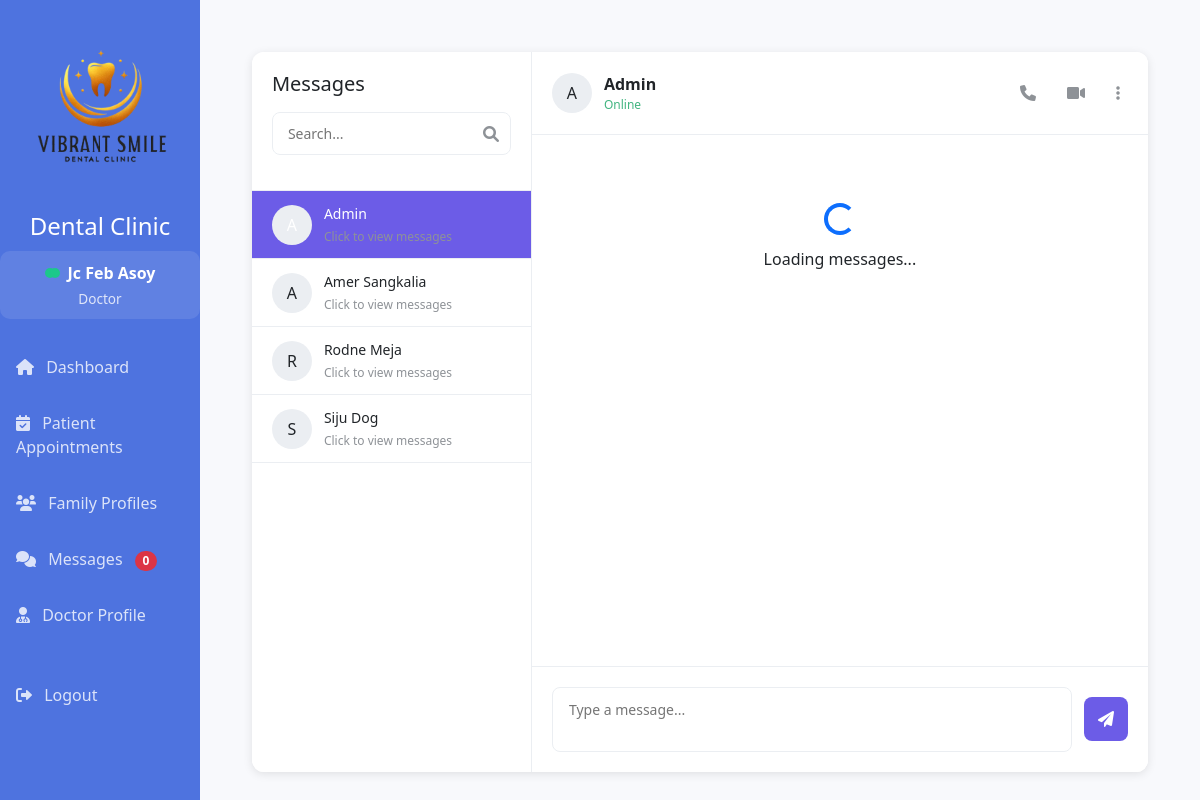
The app's page /doctor_messaging.php (signed in) with its own data.
### tables this page shows
CREATE TABLE `users` (
  `id` int(11) NOT NULL,
  `username` varchar(50) NOT NULL,
  `password` varchar(255) NOT NULL,
  `role` enum('admin','doctor','patient') NOT NULL,
  `email` varchar(100) NOT NULL,
  `first_name` varchar(50) NOT NULL DEFAULT '',
  `middle_name` varchar(50) NOT NULL DEFAULT '',
  `last_name` varchar(50) NOT NULL DEFAULT '',
  `phone` varchar(20) DEFAULT NULL,
  `created_at` timestamp NOT NULL DEFAULT current_timestamp(),
  `updated_at` timestamp NOT NULL DEFAULT current_timestamp() ON UPDATE current_timestamp(),
  `active` tinyint(1) DEFAULT 1,
  `email_verified` tinyint(1) DEFAULT 0,
  `profile_picture` varchar(255) DEFAULT NULL
);

CREATE TABLE `patients` (
  `id` int(11) NOT NULL,
  `user_id` int(11) NOT NULL,
  `date_of_birth` date DEFAULT NULL,
  `age` int(11) DEFAULT NULL,
  `gender` enum('male','female') NOT NULL,
  `address` varchar(255) DEFAULT NULL,
  `region` varchar(50) DEFAULT NULL,
  `city` varchar(100) DEFAULT NULL,
  `barangay` varchar(100) DEFAULT NULL,
  `zipcode` varchar(10) DEFAULT NULL,
  `family_code` varchar(10) DEFAULT NULL,
  `family_role` varchar(50) DEFAULT NULL,
  `is_minor` tinyint(1) DEFAULT 0,
  `guardian_name` varchar(100) DEFAULT NULL,
  `guardian_relationship` varchar(50) DEFAULT NULL,
  `guardian_phone` varchar(20) DEFAULT NULL,
  `guardian_email` varchar(100) DEFAULT NULL,
  `guardian_consent` tinyint(1) DEFAULT 0,
  `created_at` timestamp NOT NULL DEFAULT current_timestamp(),
  `updated_at` timestamp NOT NULL DEFAULT current_timestamp() ON UPDATE current_timestamp()
);

### doctor_messaging.php (the view, shortened to what this page needs)
<?php
require_once "config/database.php";
$patients_sql = "SELECT p.id as patient_id, p.user_id, CONCAT(u.first_name, ' ', u.last_name) as patient_name
                 FROM patients p
                 JOIN users u ON p.user_id = u.id
                 WHERE u.active = 1
                 ORDER BY patient_name";
$stmt = mysqli_prepare($conn, $patients_sql);
if (!$stmt) {
    error_log("Error preparing patients query: " . mysqli_error($conn));
    $patients = [];
} else {
    if (mysqli_stmt_execute($stmt)) {
        $result = mysqli_stmt_get_result($stmt);
        $patients = mysqli_fetch_all($result, MYSQLI_ASSOC);
    } else {
        error_log("Error executing patients query: " . mysqli_stmt_error($stmt));
        $patients = [];
    }
}
?>
<?php include "includes/header.php"; ?>
<div class="container-fluid p-0">
    <div class="chat-container">
        <div class="chat-list">
            <div class="chat-list-header">
                <h5 class="mb-3">Messages</h5>
                <div class="chat-list-search">
                    <input type="text" placeholder="Search..." />
                    <i class="fas fa-search"></i>
                </div>
            </div>
            <div class="chat-item active" data-role="admin" data-id="1">
                <div class="chat-item-avatar">A</div>
                <div class="chat-item-info">
                    <div class="chat-item-name">Admin</div>
                    <div class="chat-item-preview">Click to view messages</div>
                </div>
            </div>
            <?php foreach($patients as $patient): ?>
            <div class="chat-item" data-role="patient" data-id="<?php echo $patient['user_id']; ?>">
                <div class="chat-item-avatar"><?php echo substr($patient['patient_name'], 0, 1); ?></div>
                <div class="chat-item-info">
                    <div class="chat-item-name"><?php echo htmlspecialchars($patient['patient_name']); ?></div>
                    <div class="chat-item-preview">Click to view messages</div>
                </div>
            </div>
            <?php endforeach; ?>
        </div>
        <div class="chat-main">
            <div class="chat-header">
                <div class="chat-header-info">
                    <div class="chat-header-avatar">A</div>
                    <div>
                        <div class="chat-header-name">Admin</div>
                        <div class="chat-header-status">Online</div>
                    </div>
                </div>
                <div class="chat-header-actions">
                    <button><i class="fas fa-phone"></i></button>
                    <button><i class="fas fa-video"></i></button>
                    <button><i class="fas fa-ellipsis-v"></i></button>
                </div>
            </div>
            <div id="messagesContainer" class="messages-container">
                <div class="text-center py-5">
                    <div class="spinner-border text-primary" role="status">
                    </div>
                    <p class="mt-2">Loading messages...</p>
                </div>
            </div>
            <div class="message-input-container">
                <form id="messageForm" class="message-form">
                    <textarea class="message-input" id="messageText" name="message" placeholder="Type a message..." required></textarea>
                    <button type="submit" class="send-button">
                        <i class="fas fa-paper-plane"></i>
                    </button>
                </form>
            </div>
        </div>
    </div>
</div>
<?php include "includes/footer.php"; ?>

### includes/header.php (shortened to what this page needs)
<?php
require_once __DIR__ . "/../config/database.php";
?>
<!DOCTYPE html>
<html lang="en">
<head>
    <link href="https://cdn.jsdelivr.net/npm/bootstrap@5.1.3/dist/css/bootstrap.min.css" rel="stylesheet">
    <link href="https://cdnjs.cloudflare.com/ajax/libs/font-awesome/6.0.0/css/all.min.css" rel="stylesheet">
    <link href='https://cdnjs.cloudflare.com/ajax/libs/fullcalendar/3.10.2/fullcalendar.min.css' rel='stylesheet' />
</head>
<body>
    <div class="container-fluid">
        <div class="row">
            <div class="col-md-3 col-lg-2 px-0 sidebar">
                <div class="text-center mb-4">
                    <img src="assets/images/logo_vibrant.png" alt="Dental Clinic Logo" class="img-fluid mb-3" style="max-width: 180px; height: auto;">
                    <h4 class="text-white">Dental Clinic</h4>
                    <?php if(isset($_SESSION["role"])): ?>
                    <div class="user-status-container">
                        <div class="d-flex align-items-center justify-content-center">
                            <div class="online-indicator"></div>
                            <span class="user-fullname">
                                <?php
                                $user_id = $_SESSION['id'];
                                $sql = "SELECT first_name, last_name FROM users WHERE id = ?";
                                $stmt = mysqli_prepare($conn, $sql);
                                mysqli_stmt_bind_param($stmt, "i", $user_id);
                                mysqli_stmt_execute($stmt);
                                $result = mysqli_stmt_get_result($stmt);
                                $user = mysqli_fetch_assoc($result);
                                if($user) {
                                    echo htmlspecialchars($user['first_name'] . " " . $user['last_name']);
                                } else {
                                    echo "User";
                                }
                                ?>
                            </span>
                        </div>
                        <div class="user-role"><?php echo ucfirst($_SESSION["role"]); ?></div>
                    </div>
                    <?php endif; ?>
                </div>
                <ul class="nav flex-column">
                    <li class="nav-item">
                        <a class="nav-link <?php echo isset($current_page) && $current_page === 'dashboard' ? 'active' : ''; ?>" href="./dashboard.php">
                            <i class="fas fa-home me-2"></i> Dashboard
                        </a>
                    </li>
                    <?php if($_SESSION["role"] == "patient"): ?>
                    <li class="nav-item">
                        <a class="nav-link <?php echo isset($current_page) && $current_page === 'appointments' ? 'active' : ''; ?>" href="./appointments.php">
                            <i class="fas fa-calendar-alt me-2"></i> My Appointments
                        </a>
                    </li>
                    <li class="nav-item">
                        <a class="nav-link <?php echo isset($current_page) && $current_page === 'patient_medical_history' ? 'active' : ''; ?>" href="./patient_medical_history.php">
                            <i class="fas fa-notes-medical me-2"></i> Medical History
                        </a>
                    </li>
                    <li class="nav-item">
                        <a class="nav-link <?php echo isset($current_page) && $current_page === 'family_profile' ? 'active' : ''; ?>" href="./family_profile.php">
                            <i class="fas fa-users me-2"></i> Family Profile
                        </a>
                    </li>
                    <li class="nav-item">
                        <a class="nav-link <?php echo isset($current_page) && $current_page === 'messaging' ? 'active' : ''; ?>" href="./messaging.php">
                            <i class="fas fa-comments me-2"></i> Messages
                            <span class="badge bg-danger rounded-pill ms-2" id="unreadMessagesCount">0</span>
                        </a>
                    </li>
                    <li class="nav-item">
                        <a class="nav-link <?php echo isset($current_page) && $current_page === 'profile' ? 'active' : ''; ?>" href="./profile.php">
                            <i class="fas fa-user me-2"></i> My Profile
                        </a>
                    </li>
                    <?php elseif($_SESSION["role"] == "doctor"): ?>
                    <li class="nav-item">
                        <a class="nav-link <?php echo isset($current_page) && $current_page === 'appointments' ? 'active' : ''; ?>" href="./appointments.php">
                            <i class="fas fa-calendar-check me-2"></i> Patient Appointments
                        </a>
                    </li>
                    <li class="nav-item">
                        <a class="nav-link <?php echo isset($current_page) && $current_page === 'family_profiles' ? 'active' : ''; ?>" href="./family_profiles.php">
                            <i class="fas fa-users me-2"></i> Family Profiles
                        </a>
                    </li>
                    <li class="nav-item">
                        <a class="nav-link" href="./doctor_messaging.php">
                            <i class="fas fa-comments me-2"></i> Messages
                            <span class="badge bg-danger rounded-pill ms-2" id="unreadMessagesCount">0</span>
                        </a>
                    </li>
                    <li class="nav-item">
                        <a class="nav-link <?php echo isset($current_page) && $current_page === 'profile' ? 'active' : ''; ?>" href="./profile.php">
                            <i class="fas fa-user-md me-2"></i> Doctor Profile
                        </a>
                    </li>
                    <?php endif; ?>
                    <li class="nav-item mt-4">
                        <a class="nav-link" href="logout.php">
                            <i class="fas fa-sign-out-alt me-2"></i> Logout
                        </a>
                    </li>
                </ul>
            </div>
            <div class="col-md-9 col-lg-10 main-content">

### includes/header.php (style rules this page uses)
body { background: #f8f9fc; }
.sidebar { min-height: 100vh; background: #4e73df; color: white; padding: 1rem; position: fixed; width: 16.66%; overflow-y: auto; z-index: 100; }
.sidebar .nav-link { color: rgba(255,255,255,.8); padding: 0.75rem 1rem; border-radius: 0.35rem; margin-bottom: 0.5rem; }
.main-content { padding: 2rem; margin-left: 16.66%; }
.user-status-container { background: rgba(255, 255, 255, 0.1); border-radius: 10px; padding: 10px; margin-top: 10px; }
.user-fullname { font-weight: 600; margin-left: 8px; }
.user-role { font-size: 0.85rem; opacity: 0.8; margin-top: 4px; }
.online-indicator { width: 10px; height: 10px; background-color: #1cc88a; border-radius: 50%; display: inline-block; margin-right: 5px; position: relative; }
.online-indicator::after { content: ''; position: absolute; width: 100%; height: 100%; background-color: #1cc88a; border-radius: 50%; animation: pulse 2s infinite; }

### doctor_messaging.php (style rules this page uses)
.chat-container { height: calc(100vh - 80px); display: flex; background: #fff; border-radius: 12px; overflow: hidden; margin: 20px; box-shadow: 0 2px 10px rgba(0,0,0,0.1); }
.chat-list { width: 280px; border-right: 1px solid #ebeef2; background: #fff; overflow-y: auto; padding: 0; }
.chat-list-header { padding: 20px; border-bottom: 1px solid #ebeef2; }
.chat-list-search { position: relative; margin-bottom: 15px; }
.chat-list-search input { width: 100%; padding: 10px 15px; border: 1px solid #ebeef2; border-radius: 8px; font-size: 14px; }
.chat-list-search i { position: absolute; right: 12px; top: 50%; transform: translateY(-50%); color: #8e9297; }
.chat-item { padding: 12px 20px; display: flex; align-items: center; gap: 12px; cursor: pointer; transition: background-color 0.2s; border-bottom: 1px solid #ebeef2; }
.chat-item.active { background: #6c5ce7; color: white; }
.chat-item-avatar { width: 40px; height: 40px; border-radius: 50%; background: #ebeef2; display: flex; align-items: center; justify-content: center; font-weight: 500; }
.chat-item-info { flex: 1; }
.chat-item-name { font-weight: 500; font-size: 14px; margin-bottom: 4px; }
.chat-item-preview { font-size: 12px; color: #8e9297; }
.chat-main { flex: 1; display: flex; flex-direction: column; background: #fff; }
.chat-header { padding: 20px; background: #fff; border-bottom: 1px solid #ebeef2; display: flex; align-items: center; justify-content: space-between; }
.chat-header-info { display: flex; align-items: center; gap: 12px; }
.chat-header-avatar { width: 40px; height: 40px; border-radius: 50%; background: #ebeef2; display: flex; align-items: center; justify-content: center; }
.chat-header-name { font-weight: 600; font-size: 16px; }
.chat-header-status { font-size: 12px; color: #43b581; }
.chat-header-actions { display: flex; gap: 15px; }
.chat-header-actions button { background: none; border: none; color: #8e9297; cursor: pointer; padding: 8px; border-radius: 4px; }
.messages-container { flex: 1; overflow-y: auto; padding: 20px; background: #fff; }
.message-input-container { padding: 20px; background: #fff; border-top: 1px solid #ebeef2; }
.message-form { display: flex; gap: 12px; align-items: center; }
.message-input { flex: 1; padding: 12px 16px; border: 1px solid #ebeef2; border-radius: 8px; resize: none; font-size: 14px; line-height: 1.4; max-height: 120px; min-height: 44px; }
.send-button { background: #6c5ce7; color: white; border: none; border-radius: 8px; width: 44px; height: 44px; display: flex; align-items: center; justify-content: center; cursor: pointer; transition: background-color 0.2s; }

### records on screen
users: first_name+last_name "Jc Feb Asoy"
patients: patient_name "A", patient_name "Amer Sangkalia"
patients: patient_name "R", patient_name "Rodne Meja"
patients: patient_name "S", patient_name "Siju Dog"

### other values on screen
$_SESSION["role"] "Doctor"
